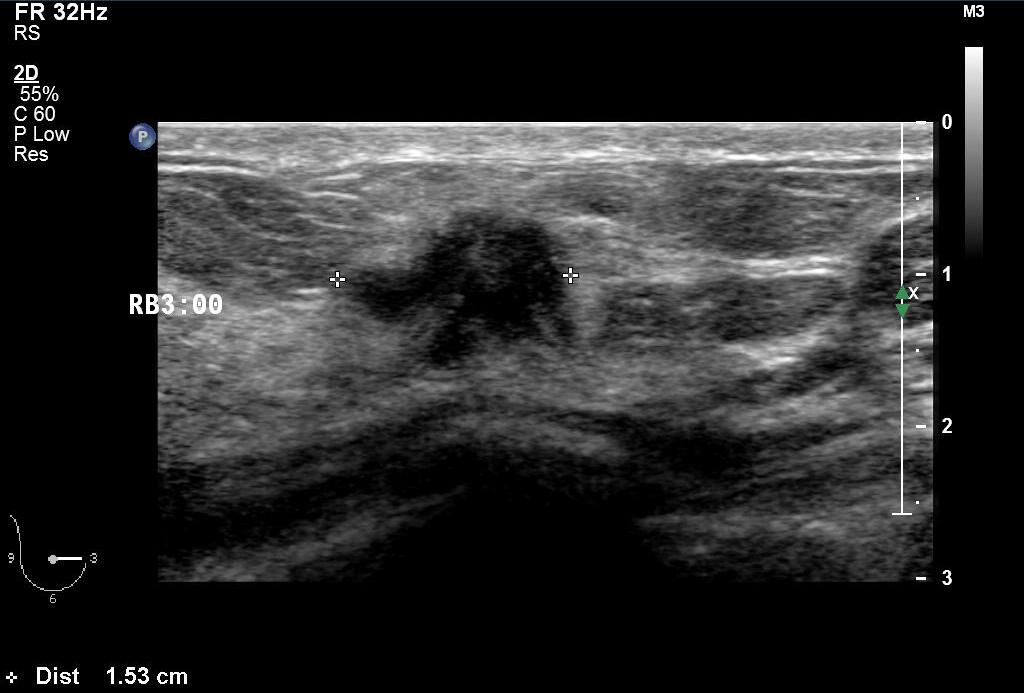
#> input picture preprocess/test1.png, 1024 x 693 px, given as the content of the folder ../../cancer_detection, which was not available
$ python run_preprocess.py
#> lines starting #> are read from the running program, lines starting #| are printed output that depends on the picture; after the words box and inside, x2 and y2 are one past the last pixel; in counts of white or black regions, pixels touching at a corner belong together; pictures that were not available may be replaced by others from this repository, and a replacement may not be noted
### preprocess/utils.py
import cv2
from PIL import Image
import numpy as np

def read_image(path, size):
#> called with path = '_only/test1.png', size = (512, 512)
    img = cv2.imread(path, cv2.IMREAD_COLOR)
#> img is the input picture: shape (693, 1024, 3); mean B, G, R 40.1, 40, 39.9
    #if size != (0, 0):
    #    img = cv2.resize(img, size, interpolation=cv2.INTER_LANCZOS4)
    m, n, k = img.shape
    mask = np.zeros((m, n))
    for i in range(m):
        for j in range(n):
            r = int(img[i][j][0])
            g = int(img[i][j][1])
            b = int(img[i][j][2])
            diff = max(abs(r-g), abs(g-b), abs(r-b))
            if (diff < 20):
                continue
            mask[i][j] = 1
            img[i][j] = [0, 0, 0]
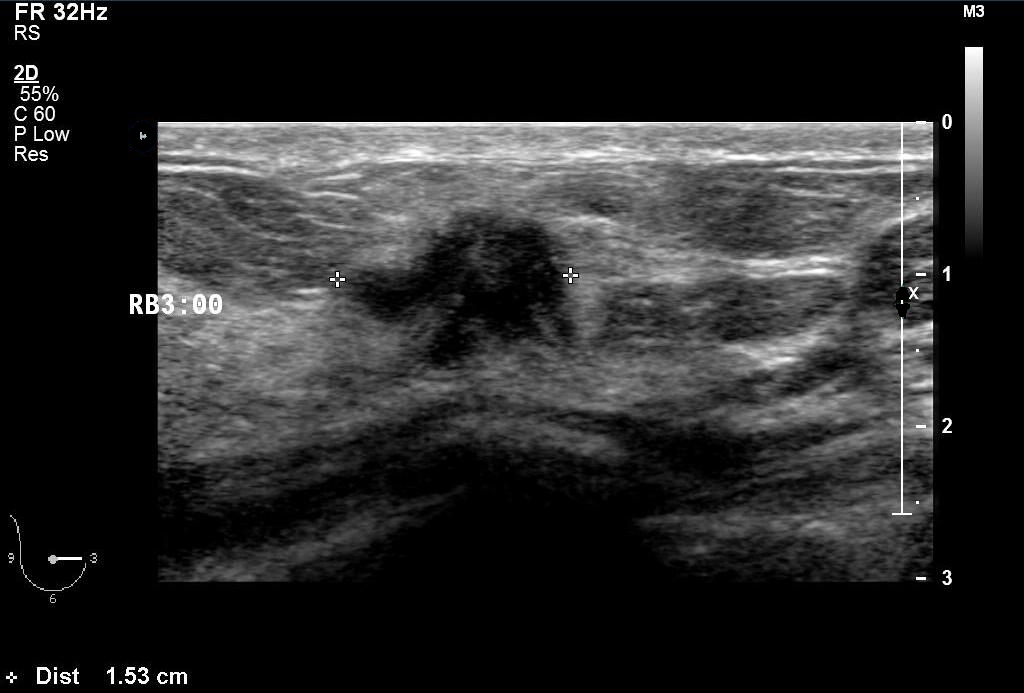
#> img: shape (693, 1024, 3); 0.13% of pixels changed, all inside (x1, y1, x2, y2) = (128, 122, 910, 319)
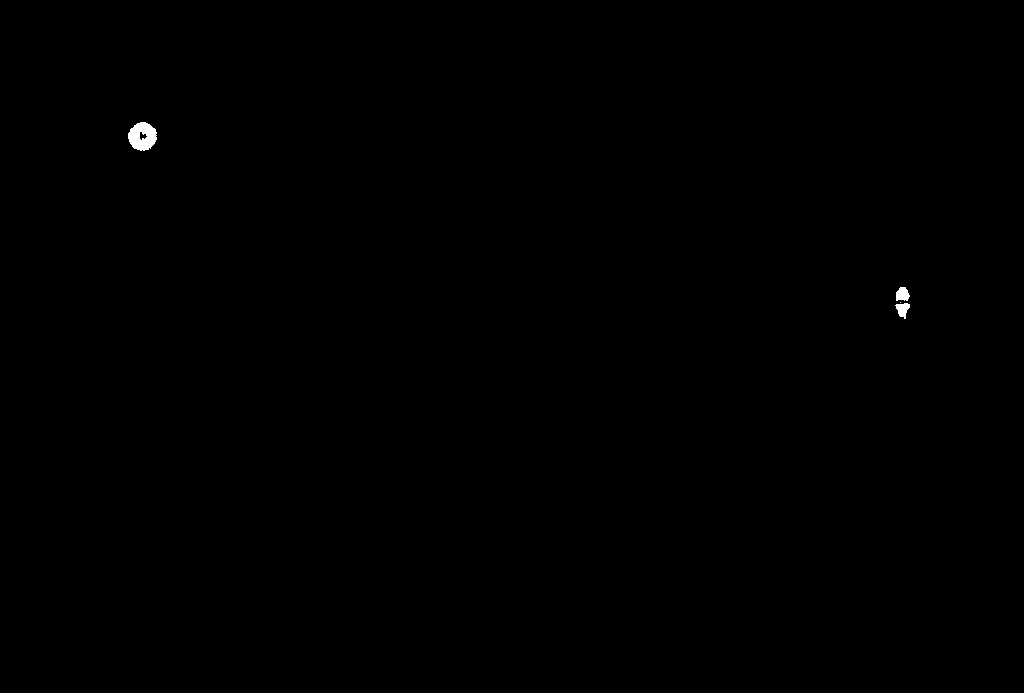
#> mask: shape (693, 1024) float64; values 0 (black) and 1 (white), 0.13% white; 4 white regions (1 under 20 px), largest, box (x1, y1, x2, y2) and area: (128, 122, 157, 151) 602, (896, 287, 910, 301) 151, (895, 303, 910, 319) 144

    #cv2.imwrite('why.png', img)
    img = cv2.cvtColor(img, cv2.COLOR_BGR2GRAY).astype(int)
#> img: shape (693, 1024) int64

    return img, mask


def get_gray(img):
    res = cv2.cvtColor(img, cv2.COLOR_RGB2GRAY)
    return res


# [2 lines that do not run on import are left out]

### preprocess/main.py

# coding: utf-8

# In[1]:


from utils import *
import numpy as np
import six
if six.PY2:
	from Queue import Queue
else:
	from queue import Queue

#get_ipython().run_line_magic('load_ext', 'autoreload')
#get_ipython().run_line_magic('autoreload', '2')
#get_ipython().run_line_magic('matplotlib', 'inline')


# In[11]:


def bfs(img, belong, x0, y0, K):
    m, n = img.shape
    dx = [-1, 0, 0, 1]
    dy = [0, -1, 1, 0]
    q = Queue()
    q.put((x0, y0))
    belong[x0, y0] = K
    while not q.empty():
        x, y = q.get()
        for i in range(4):
            xx = x + dx[i]
            yy = y + dy[i]
            if xx < 0 or xx >= m or yy < 0 or yy >= n:
                continue
            if img[xx, yy] > 0 and belong[xx, yy] ==0:
                q.put((xx, yy))
                belong[xx, yy] = K


def getROI(img):
    m, n = img.shape
    belong = np.zeros((m, n))
    print(belong.shape)
#| (693, 1024)
    K = 0
    for i in range(m):
        for j in range(n):
            if img[i, j] > 0 and belong[i, j] == 0:
                K += 1
                bfs(img, belong, i, j, K)
    return (belong, K)

# [4 lines left out: function show, not called in this run]


# In[22]:

def convert_img(path, size):
	img, del_mask = read_image(path, size)
	# print(del_mask.nonzero())
	#show(img)
	#print(img)
	belong, K = getROI(img)


	# In[23]:


	num = np.zeros(K + 1).astype(np.int64)
	belong = belong.astype(np.int64)
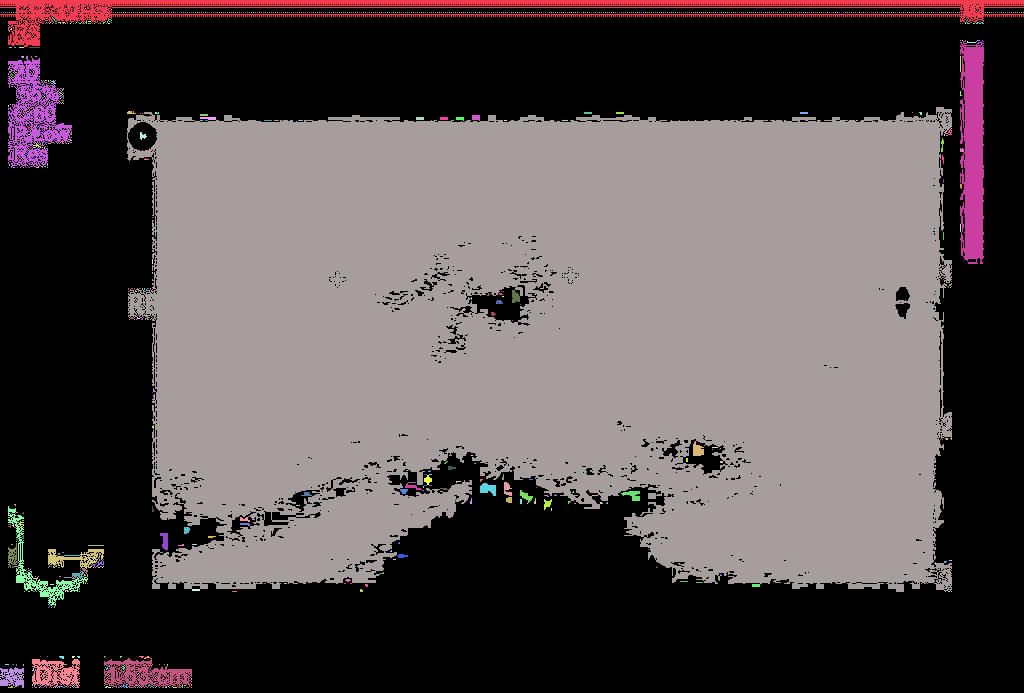
#> belong: shape (693, 1024) int64; 1084 distinct labels, from 0 to 1083; one colour per label, 0 black
	for i in range(belong.shape[0]):
		for j in range(belong.shape[1]):
			if belong[i, j] > 0:
				num[belong[i, j]] += 1


	# In[24]:


	t = num.argmax()
	ROI = (belong == t)
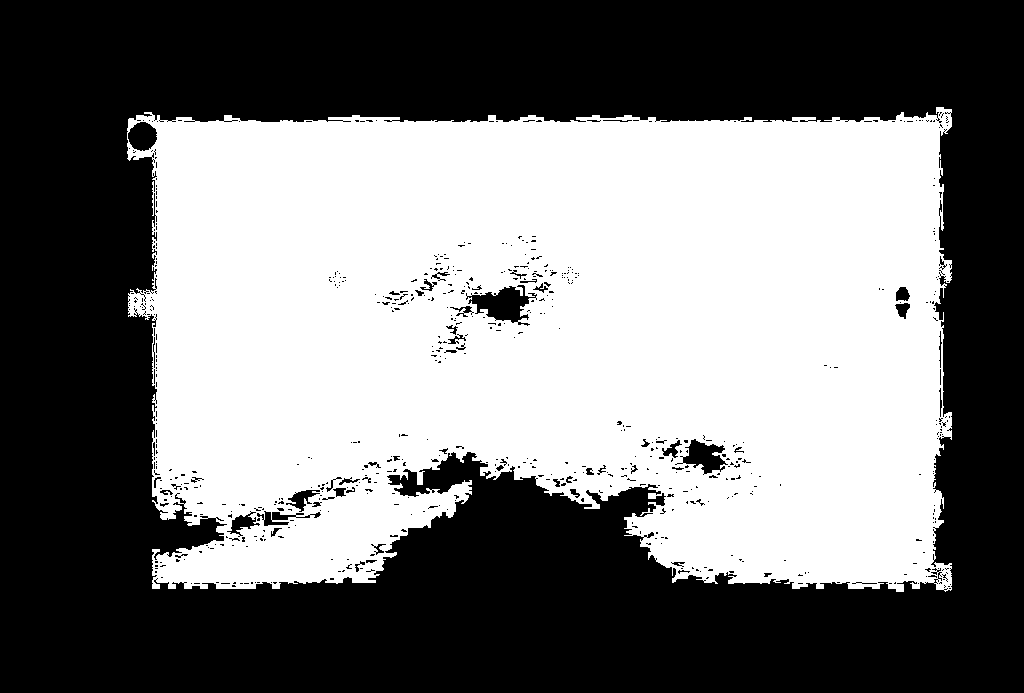
#> ROI: shape (693, 1024) bool; 46.9% white; 1 white region, box (x1, y1, x2, y2) and area: (127, 107, 952, 592) 332977
	f = img * ROI
	g = img * (ROI == False)
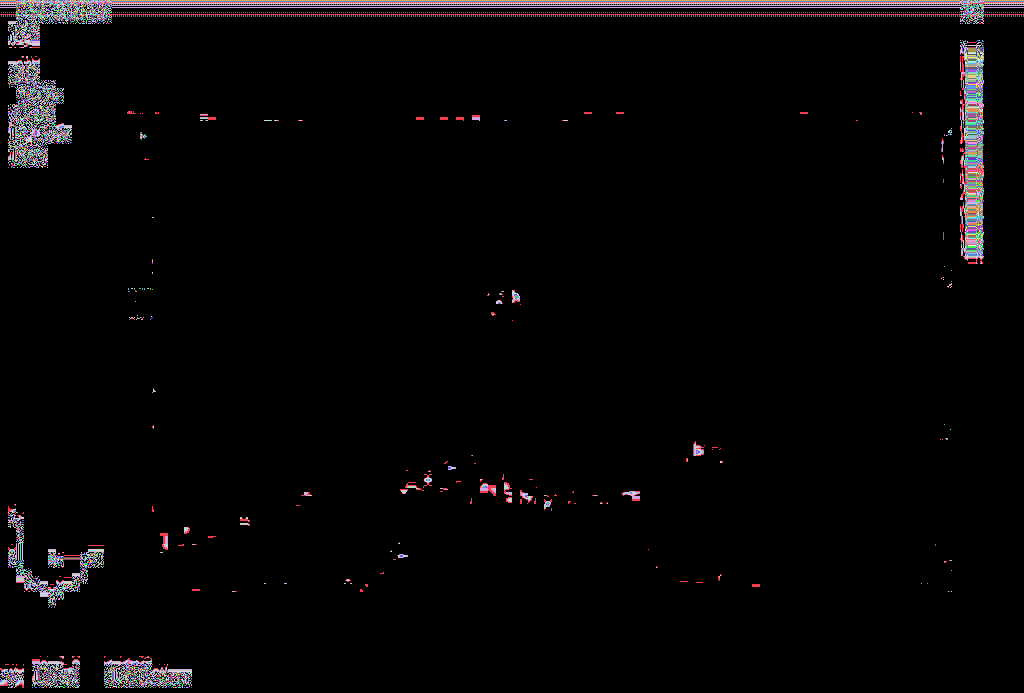
#> g: shape (693, 1024) int64; 256 distinct labels, from 0 to 255; one colour per label, 0 black
	minx, miny = 1000, 1000
	maxx, maxy = 0, 0
	for i in range(ROI.shape[0]):
	    for j in range(ROI.shape[1]):
		    if ROI[i][j] == 1:
			    minx = min(i, minx)
			    miny = min(j, miny)
			    maxx = max(i, maxx)
			    maxy = max(j, maxy)
	# [20 lines of commented-out code are left out]


	num = np.zeros(256).astype(np.int64)
	#f_gray = get_gray(f)
	#g_gray = get_gray(g)
	m, n = img.shape
	for i in range(m):
		for j in range(n):
			num[g[i, j]] += 1


	# In[8]:


	threhold = [0, 0, 0]
	for k in range(3):
		maxxx = 0
		if k == 2:
			end = 256
		else:
			end = (k+1)*100
		for i in range(k*100, end):
			if num[i] > maxxx:
				maxxx = num[i]
				threhold[k] = i

	# print(threhold)
	#print(num[threhold[1]])
	#print(num)


	# In[27]:


	mask = np.zeros([m,n])
	for i in range(m):
		for j in range(n):
			#if ( threhold[0] >= f[i, j] >=0) | (threhold[1] >= f[i, j] >= 194) | (threhold[2] >= f[i, j] > 200):
			#if (threhold[1] >= f[i, j] > 100):
			if f[i, j] in threhold[1:]:
				if f[i, j] == 0:
					continue
				mask[i , j] = 1
#> mask: shape (693, 1024) float64; values 0 (black) and 1 (white), 0.21% white in thin lines or dots, all inside (x1, y1, x2, y2) = (130, 114, 952, 585)

	kernel = cv2.getStructuringElement(cv2.MORPH_RECT, (5, 5))
	dilation = cv2.dilate(mask, kernel)
	#closing = cv2.morphologyEx(mask, cv2.MORPH_OPEN, kernel)  # 闭运算
	f_binary = f*(1-dilation)
	#show(f_binary)


	# In[28]:


	dilation = dilation.astype(np.uint8)
	#mask = np.zeros((m,n))
	mask = (dilation==1) | (del_mask==1)
#> mask: shape (693, 1024) bool; 2.1% white; 186 white regions (1 under 20 px), largest, box (x1, y1, x2, y2) and area: (883, 119, 935, 283) 1434, (891, 341, 914, 517) 1115, (128, 292, 175, 316) 998
	# mask = del_mask
	mask = mask.astype(np.uint8)
	f_binary = f_binary.astype(np.uint8)
	#img = img.astype(np.uint8)
	# dst2 = cv2.inpaint(f_binary, mask, 1, cv2.INPAINT_NS)
	dst2 = cv2.inpaint(f_binary, mask, 1, cv2.INPAINT_TELEA)
	# [7 lines of commented-out code are left out]

	thresh = 0.4

	left = 0
	while (True):
		rate = 1.0 * (dst2[left, :] > 0).sum() / dst2.shape[1]
		if rate < thresh:
			left += 1
		else:
			break

	right = dst2.shape[0] - 1
	while (True):
		rate = 1.0 * (dst2[right, :] > 0).sum() / dst2.shape[1]
		if rate < thresh:
			right -= 1
		else:
			break

	up = 0
	while (True):
		rate = 1.0 * (dst2[:, up] > 0).sum() / dst2.shape[0]
		if rate < thresh:
			up += 1
		else:
			break

	down = dst2.shape[1] - 1
	while (True):
		rate = 1.0 * (dst2[:, down] > 0).sum() / dst2.shape[0]
		if rate < thresh:
			down -= 1
		else:
			break

	dst2 = dst2[left+10:right-10, up+10:down-10]
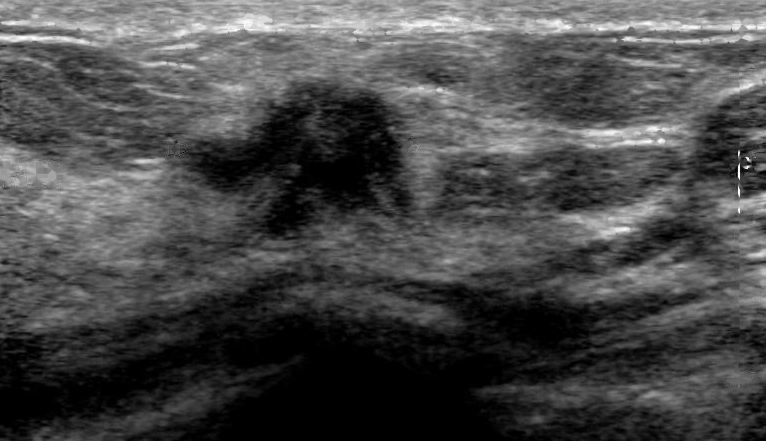
#> dst2: shape (441, 766); min 0, max 254, mean 73.1

	# cv2.imwrite('result_' + path, dst2)
	return dst2


# [7 lines that do not run on import are left out]

### preprocess/run_preprocess.py
import os
from main import *
import cv2


path = '../../cancer_detection'
num = 0
for cur_dir, dirs, files in os.walk(path):
    for file in files:
        if file[-3:] not in ['jpg', 'bmp', 'png', 'tif']:
            continue
        if file[:5] == 'new1_':
            continue
        print('\nPre-processing: ' + os.path.join(cur_dir, file))
        img = convert_img(os.path.join(cur_dir, file), (512, 512))
        cv2.imwrite(os.path.join(cur_dir, 'new1_' + file), img)
        print('Saved to: ' + os.path.join(cur_dir, 'new1_' + file))
        num += 1
        print('num = %d' % num)
print(num)

$ run again, on preprocess/test2.png
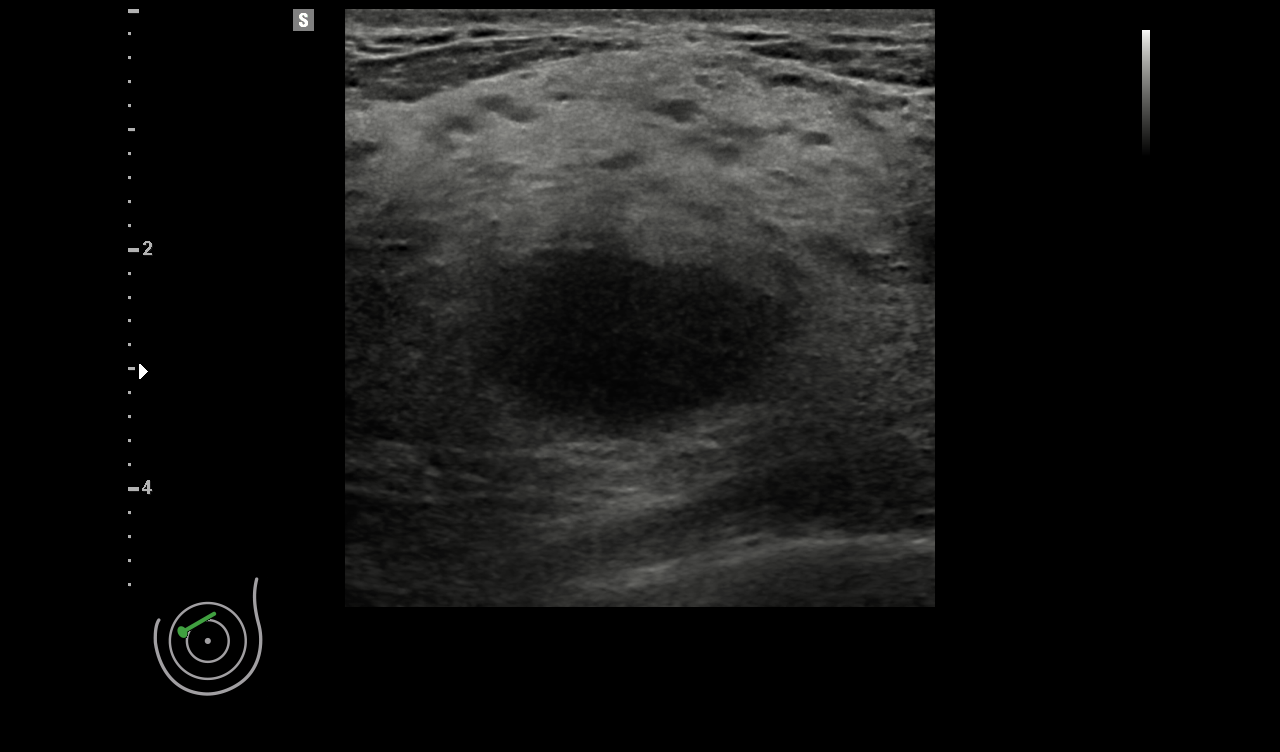
#> input picture preprocess/test2.png, 1280 x 752 px, given as the content of the folder ../../cancer_detection, which was not available
#> in read_image, img is the input picture: shape (752, 1280, 3); mean B, G, R 19.9, 20.6, 20.5
#| (752, 1280)
#> after the loop in getROI, `for i in range(m):`: K = 69
#> in convert_img, `ROI = (belong == t)`:
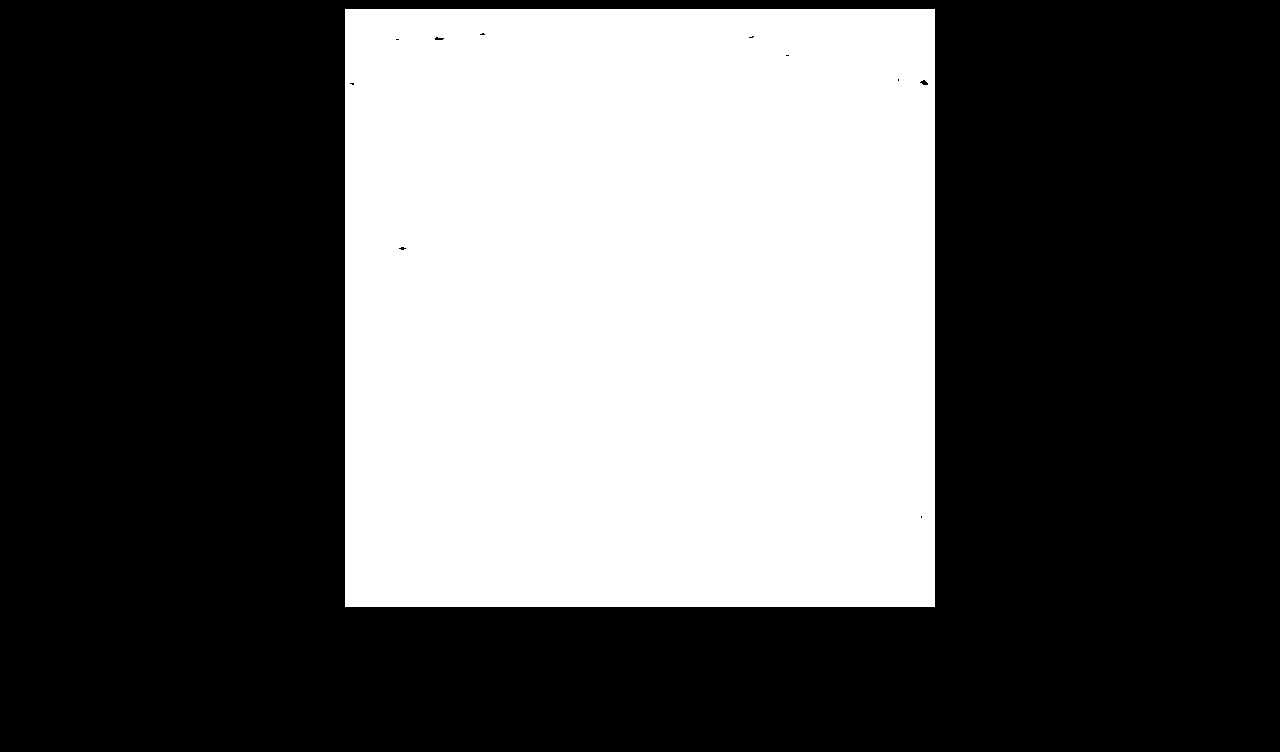
#> ROI: shape (752, 1280) bool; 36.6% white; 1 white region, box (x1, y1, x2, y2) and area: (345, 9, 935, 607) 352734
#> g: shape (752, 1280) int64; 200 distinct labels, from 0 to 255
#> the loop in convert_img, `while (True):` made 10 passes
#> rate on passes 1 to 8: 0, 0, 0, 0, 0, 0, 0, 0
#> after the loop in convert_img, `while (True):`: left = 9
#> after the loop in convert_img, `while (True):`: right = 606
#> after the loop in convert_img, `while (True):`: up = 345
#> after the loop in convert_img, `while (True):`: down = 934
#> in convert_img, `dst2 = dst2[left+10:right-10, up+10:down-10]`:
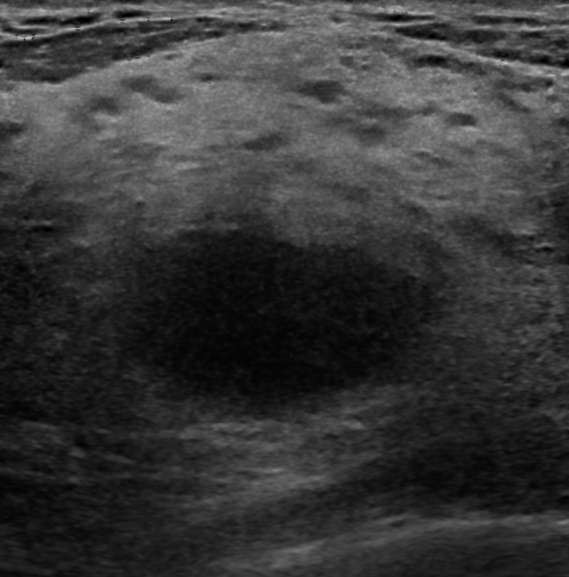
#> dst2: shape (577, 569); min 0, max 194, mean 55
